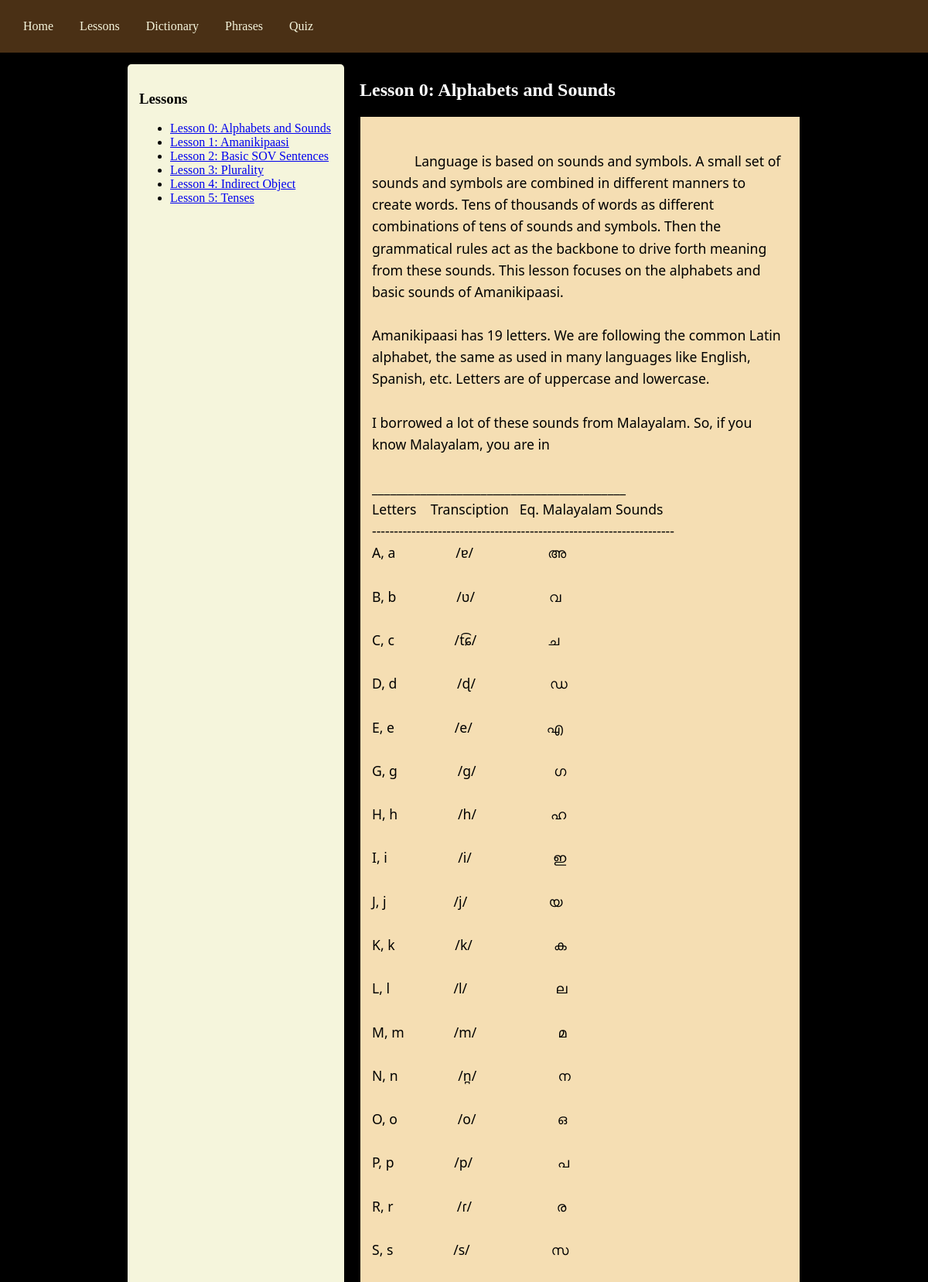
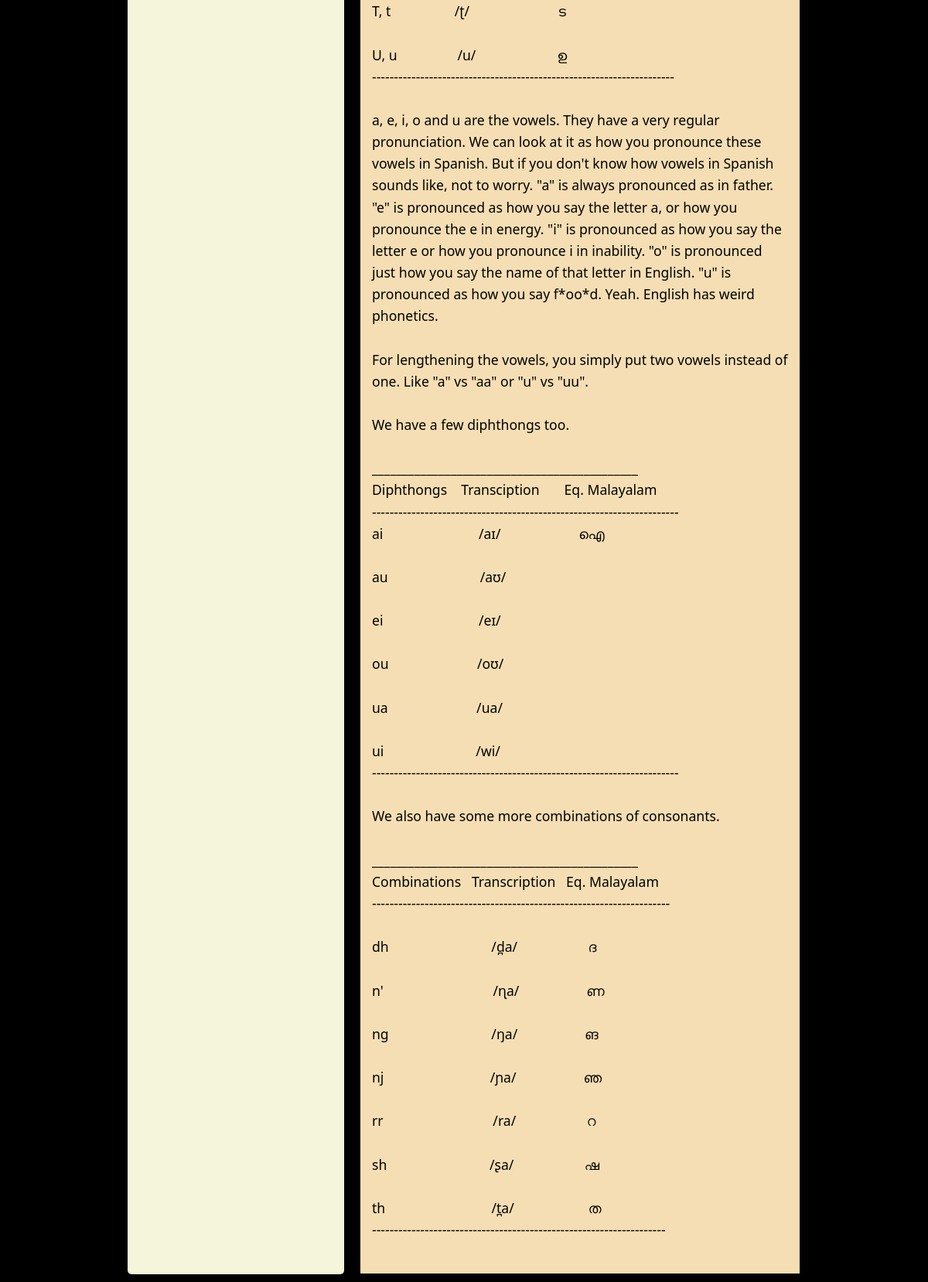
The page /lessons on the database its author committed (2 pictures, top to bottom).
### tables this page shows
CREATE TABLE lessons (
            id INTEGER PRIMARY KEY AUTOINCREMENT,
            title TEXT NOT NULL,
            content TEXT NOT NULL,
            sort_order INTEGER DEFAULT 0);

### app.py (the view)
@app.route('/lessons')
def lessons():
    db = get_db()
    all_lessons = db.execute('SELECT * FROM lessons ORDER BY sort_order ASC').fetchall()
    lesson_id = request.args.get('lesson_id')
    active_lesson = None
    if lesson_id:
        active_lesson = db.execute('SELECT * FROM lessons WHERE id = ?', (lesson_id,)).fetchone()
    elif all_lessons:
        active_lesson = all_lessons[0] # Default to first lesson
    return render_template('lessons.html', lessons=all_lessons, active_lesson=active_lesson)

### app.py (called while the page is built)
def get_db():
    conn = sqlite3.connect(DATABASE)
    conn.row_factory = sqlite3.Row
    return conn

### templates/lessons.html (shortened to what this page needs)
{% extends 'base.html' %}
{% block content %}
<div class="lessons-container">
    <div class="sidebar" id="lessonSidebar">
        <h3>Lessons</h3>
        <ul>
            {% for lesson in lessons %}
            <li><a href="{{ url_for('lessons', lesson_id=lesson.id) }}">{{ lesson.title }}</a></li>
            {% endfor %}
        </ul>
    </div>
    <div class="lesson-main">
        <h2>{{ active_lesson.title }}</h2>
        <div class="lesson-content">
            {{ active_lesson.content }}
        </div>
    </div>
</div>
{% endblock %}

### static/css/style.css (style rules this page uses)
body { font-family: Georgia, Cambria, "Times New Roman", Times, serif; margin: 0; background: #000000; color: #ffffff; }
.lessons-container { display: flex; flex-direction: row; gap: 20px; }
.sidebar { width: 250px; background: #f5f5dc; padding: 15px; border-radius: 5px; color: #000; }
.sidebar h3 { color: #000; }
.lesson-main { flex: 1; }
.lesson-content { background: #f5deb3; padding: 15px; border: 1px solid #000; white-space: pre-wrap; color:#000; font-family: 'Segoe UI', Tahoma, Geneva, Verdana, sans-serif; font-size: 1.1rem; line-height: 1.6; }

### rows shown on the page
lessons: title "Lesson 0: Alphabets and Sounds", content "Language is based on sounds and symbols. A small set of sounds and symbols are combined in different manners to create words. Tens of thousands of words as different combinations of tens of sounds and symbols. Then the grammatical rules act as the backbone to drive forth meaning from these sounds. This lesson focuses on the alphabets and basic sounds of Amanikipaasi. Amanikipaasi has 19 letters. We are following the common Latin alphabet, the same as used in many languages like English, Spanish, etc. Letters are of uppercase and lowercase. I borrowed a lot of these sounds from Malayalam. So, if you know Malayalam, you are in __________________________________________ Letters Transciption…"
lessons: title "Lesson 1: Amanikipaasi"
lessons: title "Lesson 2: Basic SOV Sentences"
lessons: title "Lesson 3: Plurality"
lessons: title "Lesson 4: Indirect Object"
lessons: title "Lesson 5: Tenses"
